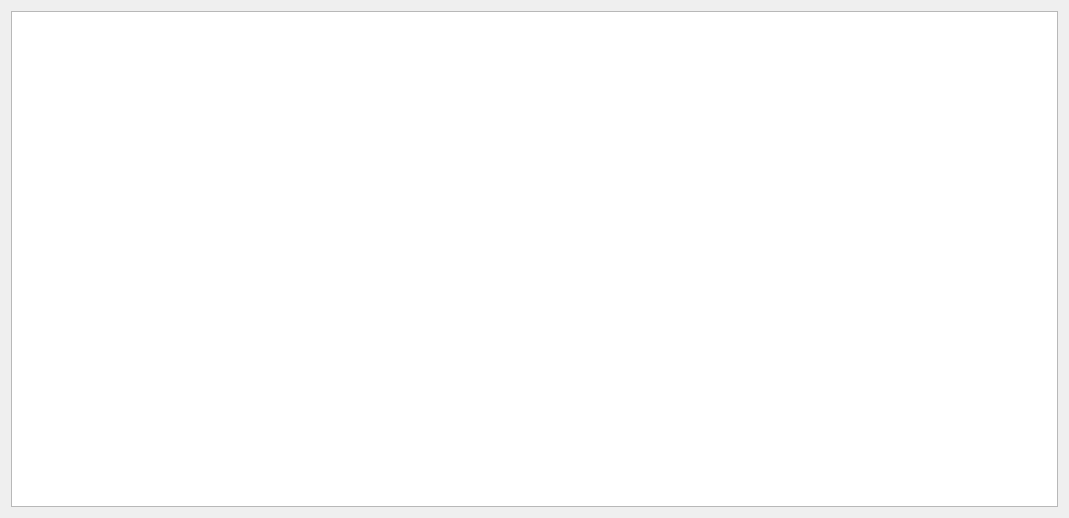
<?xml version="1.0" encoding="UTF-8"?>
<ui version="4.0">
 <class>PeersWidget</class>
 <widget class="QWidget" name="PeersWidget">
  <property name="geometry">
   <rect>
    <x>0</x>
    <y>0</y>
    <width>1069</width>
    <height>518</height>
   </rect>
  </property>
  <property name="windowTitle">
   <string>Form</string>
  </property>
  <layout class="QGridLayout" name="gridLayout">
   <item row="0" column="0">
    <widget class="QTableView" name="peerTable"/>
   </item>
  </layout>
 </widget>
 <resources/>
 <connections/>
</ui>
